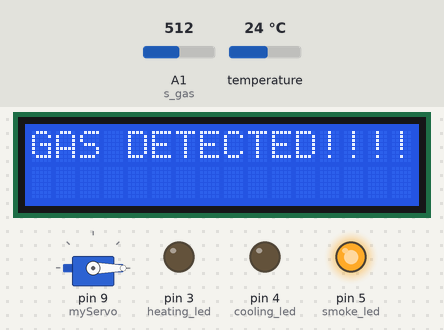
Bench run of a sketch on a simulated Arduino Uno, built with avr-gcc and run on an emulated ATmega328P. Shown: 16×2 character LCD, servo, output pins drawn as LEDs (lit = HIGH). The test bench sets the inputs (shaded band); at power-on: A1 (s_gas) = 512, temperature 24 °C. What the sketch prints to the serial monitor is not drawn.

Above: at 1.2 s.
1.3 s: A1 (s_gas) set to 207
4.3 s: A1 (s_gas) set to 191
At 4.8 s:
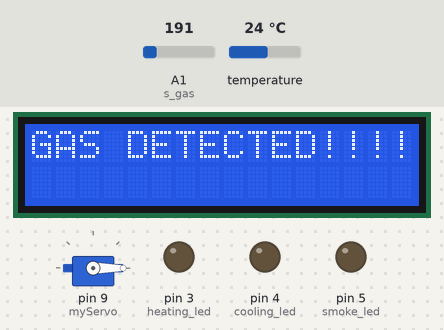
5.8 s: A1 (s_gas) set to 210
At 6.4 s:
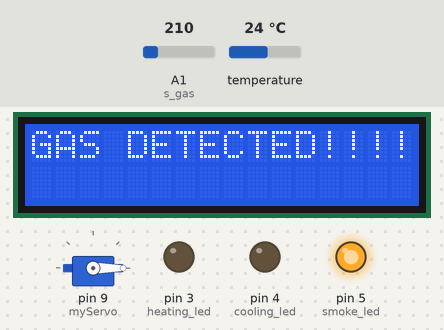
8.8 s: A1 (s_gas) set to 190
At 9.3 s:
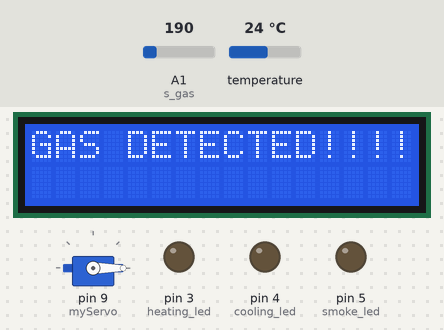
10.3 s: temperature set to 22.4 °C
11.8 s: temperature set to 21.3 °C
At 13.8 s:
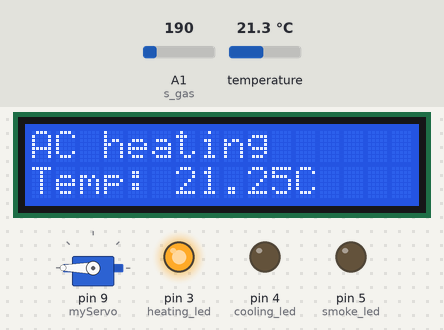
Timing chart, 0 to 15.3 s (numbered marks = the images above; inputs shaded):
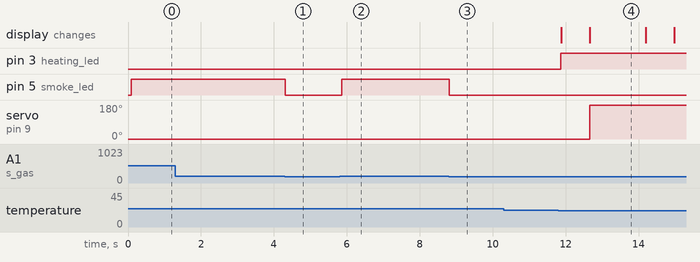

Measured:
- the behaviour switches between 200 and 199 on A1 (s_gas) (found by bisection; images 0 and 1)
- the behaviour switches between 22 and 21.9 °C on temperature (found by bisection; images 3 and 4)
- after the input at 1.3 s, every drawn part: stays the same
- after the input at 4.3 s, pin 5 (smoke_led): HIGH → LOW at once
- after the input at 5.8 s, pin 5 (smoke_led): LOW → HIGH after 0.06 s
- after the input at 8.8 s, pin 5 (smoke_led): HIGH → LOW at once
- after the input at 10.3 s, every drawn part: stays the same
- after the input at 11.8 s, pin 3 (heating_led): LOW → HIGH after 0.06 s; servo on pin 9 (myServo): 0° → 180° after 0.86 s; the display: first changes after 0.08 s (image 4 shows a later state)
- what the display in image 4 shows lasts 1.5 s, from 12.7 s to 14.2 s

The sketch:

ARDUINO1_GROUP29.ino
```cpp
#include <Servo.h>
#include <Wire.h>
#include <LiquidCrystal_I2C.h>
#include <DallasTemperature.h>

#define servoPin  9
#define ONE_WIRE_BUS 6

OneWire oneWire(ONE_WIRE_BUS);
DallasTemperature sensors(&oneWire);

int s_temp = 6;
int s_gas = A1;
int smoke_led = 5;
int cooling_led = 4;
int heating_led = 3;
int speed = 180;
LiquidCrystal_I2C lcd_1(0x27, 16, 2);  //init LCD

bool coolingOn=false;
bool heatingOn=false;

Servo myServo;

void setup() {
  Serial.begin(9600);
  Wire.begin();
  lcd_1.init();
  pinMode(s_temp, INPUT);
  pinMode(s_gas, INPUT);
  pinMode(smoke_led, OUTPUT);
  pinMode(cooling_led, OUTPUT);
  pinMode(heating_led, OUTPUT);
  myServo.attach(9);
  myServo.write(0);
  lcd_1.backlight();
}

void loop() {
  int gasLevel = analogRead(s_gas);
  if (gasLevel < 200) { // no gas detected -> control AC by temp
    digitalWrite(smoke_led, LOW);
    if (getTemp()>24)
      cooling();
    else if (getTemp()<22)
      heating();
    else
      perfectTemp();
  }
  else{ // gas detected!!
    turnOffAC();
    lcd_1.clear();
    lcd_1.print("GAS DETECTED!!!!");
    digitalWrite(smoke_led, HIGH);
  }
}

void cooling() {
  heatingOn = false;
  coolingOn = true;
  digitalWrite(heating_led, LOW);
  digitalWrite(cooling_led, HIGH);
  lcd_1.clear();
  lcd_1.setCursor(0,0);
  lcd_1.print("AC Cooling ");
  lcd_1.setCursor(0, 1);
  lcd_1.print("Temp: " + String(getTemp()) + "C");
  myServo.write(speed); //turn on myServo
}

void heating() {
  coolingOn = false;
  heatingOn = true;
  digitalWrite(cooling_led, LOW);
  digitalWrite(heating_led, HIGH);
  lcd_1.clear();
  lcd_1.setCursor(0,0);
  lcd_1.print("AC heating ");
  lcd_1.setCursor(0, 1);
  lcd_1.print("Temp: " + String(getTemp()) + "C");
  myServo.write(speed); //turn on myServo
}

void perfectTemp() {
  if (coolingOn || heatingOn) {
    lcd_1.clear();
    lcd_1.setCursor(0,0);
    lcd_1.print("Perfect temp :) ");
  }
  turnOffAC();
}

void turnOffAC(){
  coolingOn = false;
  heatingOn = false;
  digitalWrite(heating_led, LOW);
  digitalWrite(cooling_led, LOW);
  myServo.write(0); //turn off myServo
}

float getTemp() {
  sensors.requestTemperatures();
  float temperatureC = sensors.getTempCByIndex(0);
    Serial.print("Temperature: ");
  Serial.print(temperatureC);
  Serial.println("°C");
  return temperatureC;
}
```
